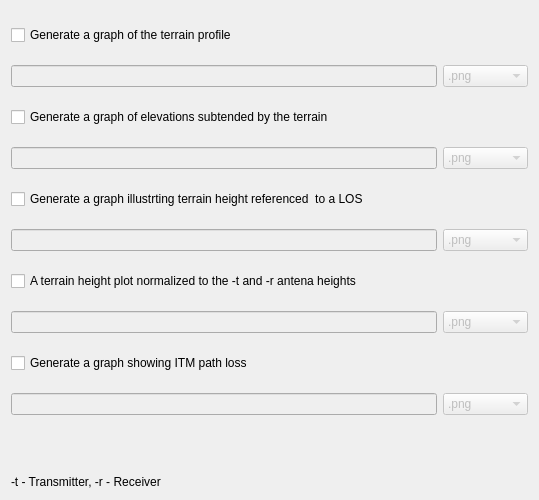
                <widget class="QWidget" name="scrollAreaWidgetContents">
                 <property name="geometry">
                  <rect>
                   <x>0</x>
                   <y>0</y>
                   <width>539</width>
                   <height>500</height>
                  </rect>
                 </property>
                 <property name="sizePolicy">
                  <sizepolicy hsizetype="Expanding" vsizetype="Expanding">
                   <horstretch>0</horstretch>
                   <verstretch>0</verstretch>
                  </sizepolicy>
                 </property>
                 <property name="styleSheet">
                  <string notr="true"/>
                 </property>
                 <layout class="QVBoxLayout" name="verticalLayout_9">
                  <item>
                   <layout class="QGridLayout" name="gridLayout">
                    <item row="7" column="0">
                     <widget class="QLineEdit" name="graphic_file_H">
                      <property name="enabled">
                       <bool>false</bool>
                      </property>
                     </widget>
                    </item>
                    <item row="4" column="0" colspan="2">
                     <widget class="QCheckBox" name="h_mode">
                      <property name="text">
                       <string>Generate a graph illustrting terrain height referenced  to a LOS</string>
                      </property>
                     </widget>
                    </item>
                    <item row="9" column="0">
                     <widget class="QLineEdit" name="graphic_file_l">
                      <property name="enabled">
                       <bool>false</bool>
                      </property>
                     </widget>
                    </item>
                    <item row="3" column="1">
                     <widget class="QComboBox" name="res_e">
                      <property name="enabled">
                       <bool>false</bool>
                      </property>
                      <item>
                       <property name="text">
                        <string>.png</string>
                       </property>
                      </item>
                      <item>
                       <property name="text">
                        <string>.ps</string>
                       </property>
                      </item>
                      <item>
                       <property name="text">
                        <string>.gif</string>
                       </property>
                      </item>
                     </widget>
                    </item>
                    <item row="1" column="0">
                     <widget class="QLineEdit" name="graphic_file_p">
                      <property name="enabled">
                       <bool>false</bool>
                      </property>
                     </widget>
                    </item>
                    <item row="8" column="0" colspan="2">
                     <widget class="QCheckBox" name="l_mode">
                      <property name="text">
                       <string>Generate a graph showing ITM path loss</string>
                      </property>
                     </widget>
                    </item>
                    <item row="1" column="1">
                     <widget class="QComboBox" name="res_p">
                      <property name="enabled">
                       <bool>false</bool>
                      </property>
                      <item>
                       <property name="text">
                        <string>.png</string>
                       </property>
                      </item>
                      <item>
                       <property name="text">
                        <string>.ps</string>
                       </property>
                      </item>
                      <item>
                       <property name="text">
                        <string>.gif</string>
                       </property>
                      </item>
                      <item>
                       <property name="text">
                        <string>.postscript</string>
                       </property>
                      </item>
                     </widget>
                    </item>
                    <item row="2" column="0" colspan="2">
                     <widget class="QCheckBox" name="e_mode">
                      <property name="text">
                       <string>Generate a graph of elevations subtended by the terrain</string>
                      </property>
                     </widget>
                    </item>
                    <item row="9" column="1">
                     <widget class="QComboBox" name="res_l">
                      <property name="enabled">
                       <bool>false</bool>
                      </property>
                      <item>
                       <property name="text">
                        <string>.png</string>
                       </property>
                      </item>
                      <item>
                       <property name="text">
                        <string>.ps</string>
                       </property>
                      </item>
                      <item>
                       <property name="text">
                        <string>.gif</string>
                       </property>
                      </item>
                     </widget>
                    </item>
                    <item row="0" column="0" colspan="2">
                     <widget class="QCheckBox" name="p_mode">
                      <property name="text">
                       <string>Generate a graph of the terrain profile</string>
                      </property>
                     </widget>
                    </item>
                    <item row="3" column="0">
                     <widget class="QLineEdit" name="graphic_file_e">
                      <property name="enabled">
                       <bool>false</bool>
                      </property>
                     </widget>
                    </item>
                    <item row="5" column="0">
                     <widget class="QLineEdit" name="graphic_file_h">
                      <property name="enabled">
                       <bool>false</bool>
                      </property>
                     </widget>
                    </item>
                    <item row="7" column="1">
                     <widget class="QComboBox" name="res_H">
                      <property name="enabled">
                       <bool>false</bool>
                      </property>
                      <item>
                       <property name="text">
                        <string>.png</string>
                       </property>
                      </item>
                      <item>
                       <property name="text">
                        <string>.ps</string>
                       </property>
                      </item>
                      <item>
                       <property name="text">
                        <string>.gif</string>
                       </property>
                      </item>
                     </widget>
                    </item>
                    <item row="6" column="0" colspan="2">
                     <widget class="QCheckBox" name="H_mode">
                      <property name="text">
                       <string>A terrain height plot normalized to the -t and -r antena heights</string>
                      </property>
                     </widget>
                    </item>
                    <item row="5" column="1">
                     <widget class="QComboBox" name="res_h">
                      <property name="enabled">
                       <bool>false</bool>
                      </property>
                      <item>
                       <property name="text">
                        <string>.png</string>
                       </property>
                      </item>
                      <item>
                       <property name="text">
                        <string>.ps</string>
                       </property>
                      </item>
                      <item>
                       <property name="text">
                        <string>.gif</string>
                       </property>
                      </item>
                     </widget>
                    </item>
                    <item row="10" column="0" colspan="2">
                     <spacer name="verticalSpacer_2">
                      <property name="orientation">
                       <enum>Qt::Vertical</enum>
                      </property>
                      <property name="sizeType">
                       <enum>QSizePolicy::Ignored</enum>
                      </property>
                      <property name="sizeHint" stdset="0">
                       <size>
                        <width>20</width>
                        <height>40</height>
                       </size>
                      </property>
                     </spacer>
                    </item>
                   </layout>
                  </item>
                  <item>
                   <widget class="QLabel" name="label_4">
                    <property name="sizePolicy">
                     <sizepolicy hsizetype="MinimumExpanding" vsizetype="Maximum">
                      <horstretch>0</horstretch>
                      <verstretch>0</verstretch>
                     </sizepolicy>
                    </property>
                    <property name="text">
                     <string>-t - Transmitter, -r - Receiver</string>
                    </property>
                   </widget>
                  </item>
                 </layout>
                </widget>
